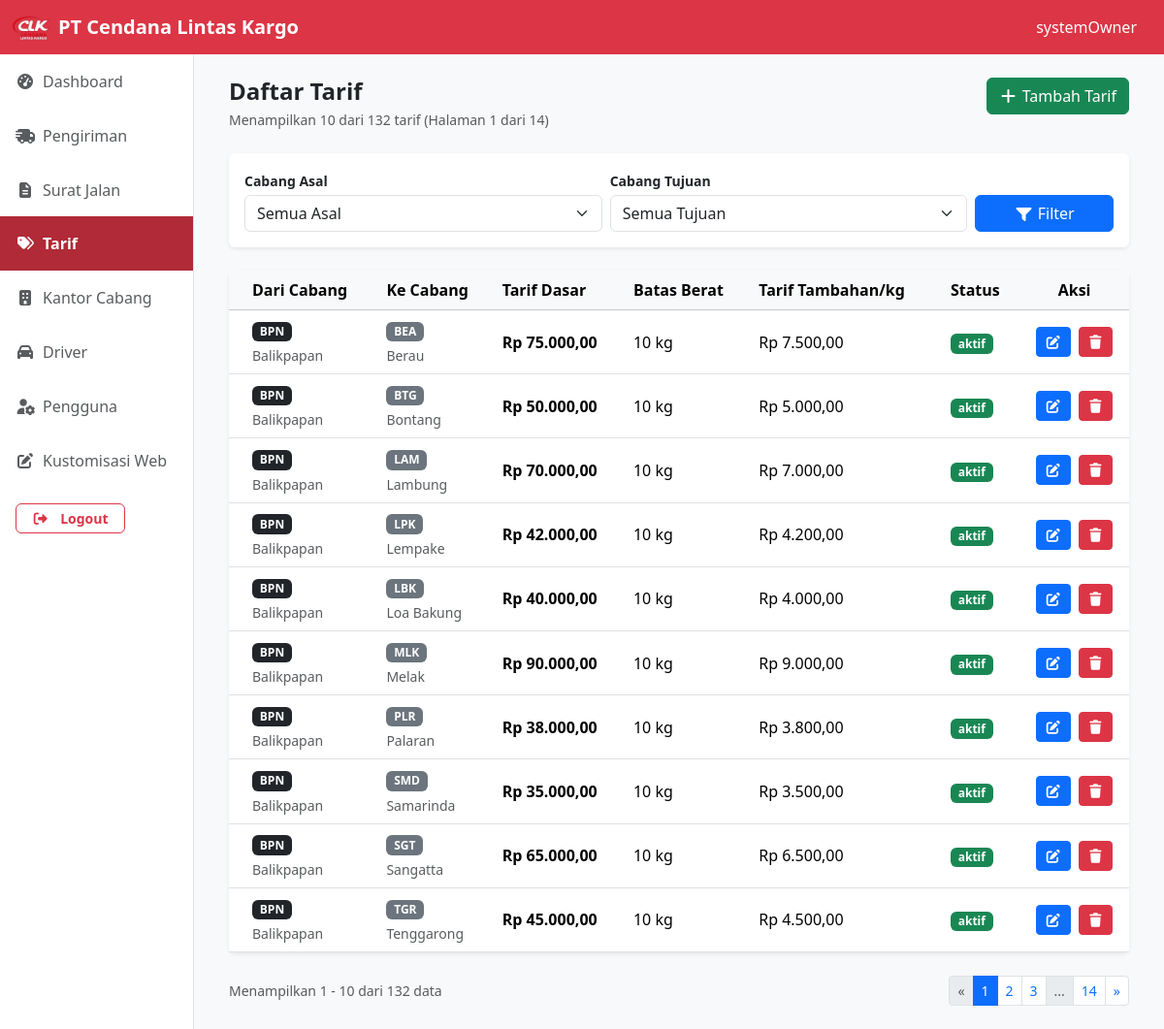
/dashboard/systemOwner/tarif/index.php (signed in), run on the app's committed database.
### tables this page shows
CREATE TABLE tarif_pengiriman (
    id INT AUTO_INCREMENT PRIMARY KEY,
    id_cabang_asal INT NOT NULL,
    id_cabang_tujuan INT NOT NULL,
    tarif_dasar DECIMAL(10,2) NOT NULL,
    batas_berat_dasar INT NOT NULL,
    tarif_tambahan_perkg DECIMAL(10,2) NOT NULL,
    status ENUM('aktif', 'nonaktif') DEFAULT 'aktif',
    FOREIGN KEY (id_cabang_asal) REFERENCES kantor_cabang(id) ON DELETE CASCADE,
    FOREIGN KEY (id_cabang_tujuan) REFERENCES kantor_cabang(id) ON DELETE CASCADE
);

CREATE TABLE kantor_cabang (
    id INT AUTO_INCREMENT PRIMARY KEY,
    kode_cabang VARCHAR(10) NOT NULL UNIQUE,
    nama_cabang VARCHAR(100) NOT NULL,
    alamat_cabang TEXT NOT NULL,
    telp_cabang VARCHAR(20) NOT NULL
);

### dashboard/systemOwner/tarif/index.php (the view, shortened to what this page needs)
<?php
    include '../../../config/database.php';
    $limit = 10;
    $page_num = isset($_GET['page']) && is_numeric($_GET['page']) && $_GET['page'] > 0 ? (int)$_GET['page'] : 1;
    $offset = ($page_num - 1) * $limit;
    $filter_asal = isset($_GET['filter_asal']) && is_numeric($_GET['filter_asal']) ? (int)$_GET['filter_asal'] : 0;
    $filter_tujuan = isset($_GET['filter_tujuan']) && is_numeric($_GET['filter_tujuan']) ? (int)$_GET['filter_tujuan'] : 0;
    $whereClause = "WHERE 1=1";
    $params = [];
    $types = "";
    $countSql = "SELECT COUNT(*) as total
                 FROM tarif_pengiriman tp
                 JOIN kantor_cabang ca ON tp.id_cabang_asal = ca.id
                 JOIN kantor_cabang ct ON tp.id_cabang_tujuan = ct.id
                 $whereClause";
    if (!empty($params)) {
        $stmt = $conn->prepare($countSql);
        $stmt->bind_param($types, ...$params);
        $stmt->execute();
        $result = $stmt->get_result();
        $total_records = $result->fetch_assoc()['total'];
        $stmt->close();
    } else {
        $result = $conn->query($countSql);
        $total_records = $result->fetch_assoc()['total'];
    }
    $total_pages = ceil($total_records / $limit);
    $sql = "SELECT
                tp.id,
                ca.kode_cabang AS dari_cabang,
                ca.nama_cabang AS nama_dari_cabang,
                ct.kode_cabang AS ke_cabang,
                ct.nama_cabang AS nama_ke_cabang,
                tp.tarif_dasar,
                tp.batas_berat_dasar,
                tp.tarif_tambahan_perkg,
                tp.status
            FROM tarif_pengiriman tp
            JOIN kantor_cabang ca ON tp.id_cabang_asal = ca.id
            JOIN kantor_cabang ct ON tp.id_cabang_tujuan = ct.id
            $whereClause
            ORDER BY ca.nama_cabang ASC, ct.nama_cabang ASC
            LIMIT ? OFFSET ?";
    $params[] = $limit;
    $params[] = $offset;
    $types .= "ii";
    $stmt = $conn->prepare($sql);
    $stmt->bind_param($types, ...$params);
    $stmt->execute();
    $result = $stmt->get_result();
    $tarifs = $result->num_rows > 0 ? $result->fetch_all(MYSQLI_ASSOC) : [];
?>
<?php
    include '../../../templates/header.php';
    include '../../../components/navDashboard.php';
?>
<div class="container-fluid">
  <div class="row">
    <?php include '../../../components/sidebar.php'; ?>
    <div class="col-lg-10 bg-light">
        <div class="container-fluid p-4">
            <div class="d-flex flex-wrap justify-content-between align-items-center mb-4">
                <div>
                    <h1 class="h4 mb-1 fw-bold">Daftar Tarif</h1>
                    <p class="text-muted small mb-0">
                        Menampilkan <?= count($tarifs); ?> dari <?= $total_records; ?> tarif
                        <?php if ($total_pages > 1): ?>
                            (Halaman <?= $page_num; ?> dari <?= $total_pages; ?>)
                        <?php endif; ?>
                    </p>
                </div>
                <div class="d-flex gap-2 mt-2 mt-md-0">
                    <a href="create" class="btn btn-success mb-3">
                        <i class="fa-solid fa-plus"></i>
                        Tambah Tarif
                    </a>
                </div>
            </div>
            <div class="card border-0 shadow-sm mb-4">
                <div class="card-body p-3">
                    <form method="GET" action="" class="row g-2 align-items-end">
                        <div class="col-md-5">
                            <label for="filter_asal" class="form-label small fw-semibold mb-1">Cabang Asal</label>
                            <select name="filter_asal" id="filter_asal" class="form-select">
                                <option value="0">Semua Asal</option>
                            </select>
                        </div>
                        <div class="col-md-5">
                            <label for="filter_tujuan" class="form-label small fw-semibold mb-1">Cabang Tujuan</label>
                            <select name="filter_tujuan" id="filter_tujuan" class="form-select">
                                <option value="0">Semua Tujuan</option>
                            </select>
                        </div>
                        <div class="col-md-2">
                            <button type="submit" class="btn btn-primary w-100">
                                <i class="fa-solid fa-filter"></i>
                                Filter
                            </button>
                        </div>
                    </form>
                </div>
            </div>
            <div class="card border-0 shadow-sm">
                <div class="card-body p-0">
                    <div class="table-responsive">
                        <table class="table table-hover align-middle mb-0">
                            <thead class="table-light">
                                <tr>
                                    <th scope="col" class="ps-4">Dari Cabang</th>
                                    <th scope="col">Ke Cabang</th>
                                    <th scope="col">Tarif Dasar</th>
                                    <th scope="col">Batas Berat</th>
                                    <th scope="col">Tarif Tambahan/kg</th>
                                    <th scope="col">Status</th>
                                    <th class="text-center">Aksi</th>
                                </tr>
                            </thead>
                            <tbody>
                                <?php if (empty($tarifs)): ?>
                                <tr>
                                    <td colspan="7" class="text-center py-5 text-muted">
                                        <i class="fa-solid fa-box"></i>
                                        <p class="mb-0">Tidak ada data tarif<?= ($filter_asal > 0 || $filter_tujuan > 0) ? ' dengan filter yang dipilih' : '' ?>.</p>
                                    </td>
                                </tr>
                                <?php else: ?>
                                <?php foreach ($tarifs as $tarif): ?>
                                <tr>
                                    <td class="ps-4">
                                        <span class="badge bg-dark">
                                            <?= htmlspecialchars($tarif['dari_cabang']); ?>
                                        </span>
                                        <small class="d-block text-muted mt-1"><?= htmlspecialchars($tarif['nama_dari_cabang']); ?></small>
                                    </td>
                                    <td>
                                        <span class="badge bg-secondary">
                                            <?= htmlspecialchars($tarif['ke_cabang']); ?>
                                        </span>
                                        <small class="d-block text-muted mt-1"><?= htmlspecialchars($tarif['nama_ke_cabang']); ?></small>
                                    </td>
                                    <td class="tarif fw-semibold"><?= htmlspecialchars($tarif['tarif_dasar']); ?></td>
                                    <td><?= htmlspecialchars($tarif['batas_berat_dasar']); ?> kg</td>
                                    <td class="tarif"><?= htmlspecialchars($tarif['tarif_tambahan_perkg']); ?></td>
                                    <td>
                                        <span class="badge text-bg-<?= $tarif['status'] == 'aktif' ? 'success' : 'secondary'; ?>">
                                            <?= htmlspecialchars($tarif['status']); ?>
                                        </span>
                                    </td>
                                    <td class="">
                                        <div class="d-flex align-items-center justify-content-center gap-2">
                                            <a href="update?id=<?= $tarif['id']; ?>" class="btn btn-sm btn-primary">
                                                <i class="fa-solid fa-pen-to-square"></i>
                                            </a>
                                            <button type="button" data-bs-toggle="modal" data-bs-target="#delete<?= $tarif['id']; ?>" class="btn btn-sm btn-danger" title="Hapus">
                                                <i class="fa-solid fa-trash"></i>
                                            </button>
                                        </div>
                                    </td>
                                </tr>
                                <?php endforeach; ?>
                                <?php endif; ?>
                            </tbody>
                        </table>
                    </div>
                </div>
            </div>
            <?php if ($total_pages > 1): ?>
            <div class="d-flex justify-content-between align-items-center mt-4">
                <div class="text-muted small">
                    Menampilkan <?= $offset + 1; ?> - <?= min($offset + $limit, $total_records); ?> dari <?= $total_records; ?> data
                </div>
                <nav aria-label="Navigasi halaman">
                    <ul class="pagination pagination-sm mb-0">
                        <li class="page-item <?= $page_num <= 1 ? 'disabled' : ''; ?>">
                            <a class="page-link" href="?page=<?= $page_num - 1; ?><?= $filter_asal > 0 ? '&filter_asal=' . $filter_asal : ''; ?><?= $filter_tujuan > 0 ? '&filter_tujuan=' . $filter_tujuan : ''; ?>" aria-label="Previous">
                                <span aria-hidden="true">&laquo;</span>
                            </a>
                        </li>
                        <?php
                        $range = 2;
                        for ($i = 1; $i <= $total_pages; $i++) {
                            if ($i == 1 || $i == $total_pages || ($i >= $page_num - $range && $i <= $page_num + $range)) {
                                ?>
                                <li class="page-item <?= $i == $page_num ? 'active' : ''; ?>">
                                    <a class="page-link" href="?page=<?= $i; ?><?= $filter_asal > 0 ? '&filter_asal=' . $filter_asal : ''; ?><?= $filter_tujuan > 0 ? '&filter_tujuan=' . $filter_tujuan : ''; ?>"><?= $i; ?></a>
                                </li>
                                <?php
                            } elseif ($i == $page_num - $range - 1 || $i == $page_num + $range + 1) {
                                ?>
                                <li class="page-item disabled">
                                    <span class="page-link">...</span>
                                </li>
                                <?php
                            }
                        }
                        ?>
                        <li class="page-item <?= $page_num >= $total_pages ? 'disabled' : ''; ?>">
                            <a class="page-link" href="?page=<?= $page_num + 1; ?><?= $filter_asal > 0 ? '&filter_asal=' . $filter_asal : ''; ?><?= $filter_tujuan > 0 ? '&filter_tujuan=' . $filter_tujuan : ''; ?>" aria-label="Next">
                                <span aria-hidden="true">&raquo;</span>
                            </a>
                        </li>
                    </ul>
                </nav>
            </div>
            <?php endif; ?>
        </div>
    </div>
  </div>
</div>
<?php
    include '../../../templates/footer.php';
?>

### data on the page
tarif_pengiriman: id_cabang_asal.kode_cabang "BPN", id_cabang_asal.nama_cabang "Balikpapan", id_cabang_tujuan.kode_cabang "BEA", id_cabang_tujuan.nama_cabang "Berau", batas_berat_dasar "10", status "aktif"
tarif_pengiriman: id_cabang_asal.kode_cabang "BPN", id_cabang_asal.nama_cabang "Balikpapan", id_cabang_tujuan.kode_cabang "BTG", id_cabang_tujuan.nama_cabang "Bontang", batas_berat_dasar "10", status "aktif"
tarif_pengiriman: id_cabang_asal.kode_cabang "BPN", id_cabang_asal.nama_cabang "Balikpapan", id_cabang_tujuan.kode_cabang "LAM", id_cabang_tujuan.nama_cabang "Lambung", batas_berat_dasar "10", status "aktif"
tarif_pengiriman: id_cabang_asal.kode_cabang "BPN", id_cabang_asal.nama_cabang "Balikpapan", id_cabang_tujuan.kode_cabang "LPK", id_cabang_tujuan.nama_cabang "Lempake", batas_berat_dasar "10", status "aktif"
tarif_pengiriman: id_cabang_asal.kode_cabang "BPN", id_cabang_asal.nama_cabang "Balikpapan", id_cabang_tujuan.kode_cabang "LBK", id_cabang_tujuan.nama_cabang "Loa Bakung", batas_berat_dasar "10", status "aktif"
tarif_pengiriman: id_cabang_asal.kode_cabang "BPN", id_cabang_asal.nama_cabang "Balikpapan", id_cabang_tujuan.kode_cabang "MLK", id_cabang_tujuan.nama_cabang "Melak", batas_berat_dasar "10", status "aktif"
tarif_pengiriman: id_cabang_asal.kode_cabang "BPN", id_cabang_asal.nama_cabang "Balikpapan", id_cabang_tujuan.kode_cabang "PLR", id_cabang_tujuan.nama_cabang "Palaran", batas_berat_dasar "10", status "aktif"
tarif_pengiriman: id_cabang_asal.kode_cabang "BPN", id_cabang_asal.nama_cabang "Balikpapan", id_cabang_tujuan.kode_cabang "SMD", id_cabang_tujuan.nama_cabang "Samarinda", batas_berat_dasar "10", status "aktif"
tarif_pengiriman: id_cabang_asal.kode_cabang "BPN", id_cabang_asal.nama_cabang "Balikpapan", id_cabang_tujuan.kode_cabang "SGT", id_cabang_tujuan.nama_cabang "Sangatta", batas_berat_dasar "10", status "aktif"
tarif_pengiriman: id_cabang_asal.kode_cabang "BPN", id_cabang_asal.nama_cabang "Balikpapan", id_cabang_tujuan.kode_cabang "TGR", id_cabang_tujuan.nama_cabang "Tenggarong", batas_berat_dasar "10", status "aktif"

### other printed values
$_SESSION['username'] "systemOwner"
count($tarifs) "10"
$total_records "132"
$page_num "1"
$total_pages "14"
$offset + 1 "1"
min($offset + $limit, $total_records) "10"
